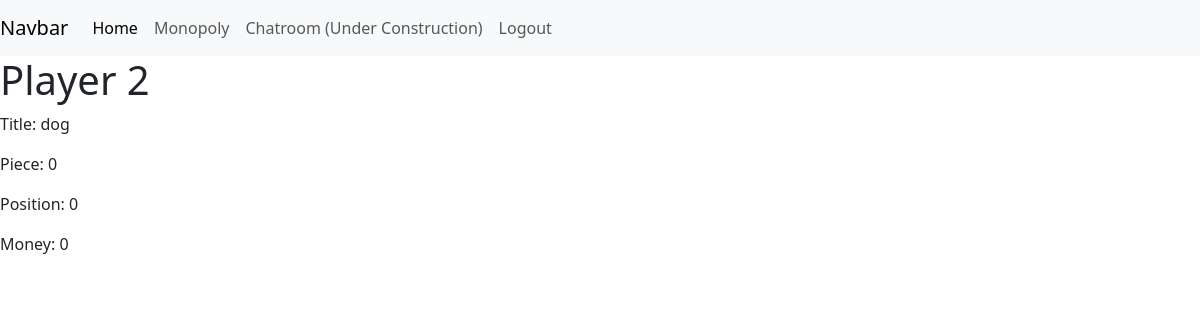
Screenshot of /details/2 (signed in) with the database file from the repository.
### models.py (models this page shows, shortened)
class Player(UserMixin, db.Model):
    __tablename__ = "players"
    id: Mapped[int] = mapped_column(primary_key=True)
    title: Mapped[str] = mapped_column(String(30))
    piece: Mapped[int] = mapped_column()
    position: Mapped[int] = mapped_column()
    money: Mapped[int] = mapped_column()
    password_hash: Mapped[Optional[str]] = mapped_column(String(256))
    properties = relationship(
        "Property",
        back_populates="owner",
        cascade="save-update"
    )

### routes/home/home_routes.py (the view)
    @app.route("/details/<id>")
    def details(id):
        player = Player.query.filter(Player.id == id).first()  # Given as list, so we need first
        return render_template("details.html", player=player)

### models.py (called while the page is built)
@login.user_loader
def load_player(id):
    return db.session.get(Player, int(id))

### templates/details.html (shortened to what this page needs)
{% extends "base.html" %}
{% block content %}
<h1>Player {{player.id}}</h1>
<p>Title: {{player.title}}</p>
<p>Piece: {{player.piece}}</p>
<p>Position: {{player.position}}</p>
<p>Money: {{player.money}}</p>
{% endblock %}

### static/css/base.css (style rules this page uses)
body { height: 100%; width: 100%; margin: 0; }
html { height: 100%; width: 100%; margin: 0; }

### rows the page displays
Player: id "2", title "dog", piece "0", position "0", money "0"
